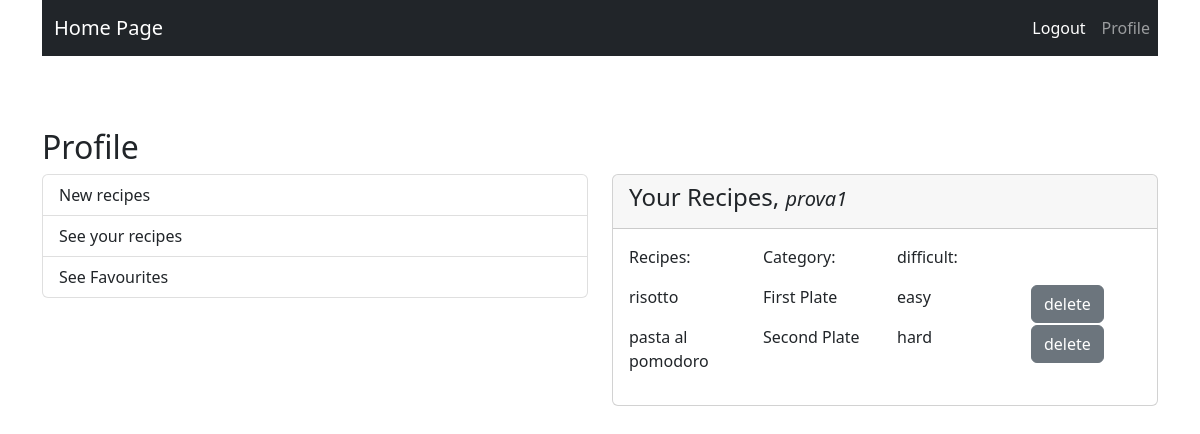
Page /recipes/seeRecpies/ (signed in) on the committed database.
### recipes/models.py (models this page shows)
class Recipe(models.Model):
    recipesName = models.CharField(max_length=30)
    recipesDifficult = models.CharField(max_length=30)
    category = models.CharField(blank=True, max_length=30, null=True)
    users = models.ForeignKey(User, blank=True, null=True, on_delete=models.CASCADE)
    description = models.CharField(max_length=2000, null=True)  # deve consentire una breve descrizione del piatto
    favorite = models.ManyToManyField(User, related_name='favorite_recipe')
    images = models.ImageField(null=True, upload_to='recipe_images/', blank=True)

### recipes/views.py (the view)
# urls.py: path('seeRecpies/', views.see_recipes, name='see-recipe'),
@login_required
def see_recipes(request):
    username = request.user.username  # recupero username
    dati_utente_queryset = Recipe.objects.filter(users__username=username)
    return render(request, 'see_recipes.html', {'dati_utente_queryset': dati_utente_queryset})

### templates/see_recipes.html
{% extends "profile_page.html" %}
{% block new_recipe %}
    <div class="card">
        <div class="card-header">
            <h4>Your Recipes, <a style="font-size: 20px ; font-style: italic">{{ user.get_username }}</a></h4>
        </div>
        <div class="card-body">
        <div class="row">
            <div class="col-lg-3">
                <p>Recipes:</p></div>
            <div class="col-lg-3">
                <p>Category:</p></div>
            <div class="col-lg-3">
                <p>difficult:</p></div>
        </div>
            {% for dati_utente in dati_utente_queryset %}
                <div class="row">
                    <div class="col-lg-3">
                        <p>{{ dati_utente.recipesName }}</p>
                    </div>
                    <div class="col-lg-3">
                        <p>{{ dati_utente.category }}</p>
                    </div>
                    <div class="col-lg-3">
                        <p>{{ dati_utente.recipesDifficult }}</p>
                    </div>
                    <div class="col-lg-3">
                        <a class="btn btn-secondary" href="{% url 'delete-recipes' dati_utente.id %}" role="button">delete</a>
                    </div>
                </div>
            {% endfor %}
        </div>
    </div>
{% endblock %}

### rows in the picture
Recipe: recipesName "risotto", category "First Plate", recipesDifficult "easy"
Recipe: recipesName "pasta al pomodoro", category "Second Plate", recipesDifficult "hard"

### other values in the picture
{{ user.get_username }} "prova1"
